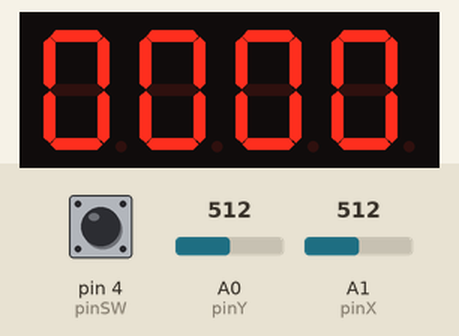
Recording of a sketch running on a simulated Arduino Uno, built with avr-gcc and run on an emulated ATmega328P. On the bench: 4-digit seven-segment display. Wiring (inferred from the names in the program): 4-digit 7-segment display, segments lit when HIGH: segments pin 12, pin 8, pin 5, pin 3, pin 2, pin 11, pin 6, A2; digit selects pin 13, pin 10, pin 9, pin 7. The test bench sets the inputs (shaded band); at power-on: A1 (pinX) = 512, pin 4 (pinSW) HIGH, A0 (pinY) = 512. The segment pins are drawn as the display they are named for.

Above: at 1.2 s.
1.3 s: A1 (pinX) set to 610
2.9 s: pin 4 (pinSW) pulled LOW for 0.15 s
4.5 s: pin 4 (pinSW) pulled LOW for 1 s
Timing chart, 0 to 7.5 s (numbered marks = the images above; inputs shaded):
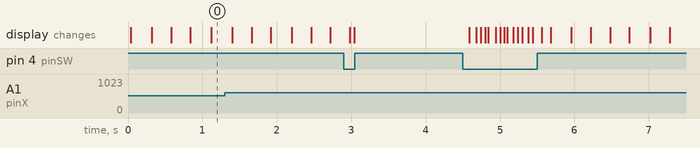

The sketch:

4Digit.ino
```cpp
//joystick pins
const int pinSW = 4;
const int pinX = A1;
const int pinY = A0;


//Segment pins
const int pinA = 12;
const int pinB = 8;
const int pinC = 5;
const int pinD = 3;
const int pinE = 2;
const int pinF = 11;
const int pinG = 6;
const int pinDP = A2;

//digit pins
const int pinD1 = 7;
const int pinD2 = 9;
const int pinD3 = 10;
const int pinD4 = 13;

const int noOfDisplays = 4;
const int noOfDigits = 10;
const int segSize = 8;

const int IntervalDpBlinks = 250;
const int IntervalSwitches = 50;

unsigned long lastDpTime = 0;
unsigned long lastSwTime = 0;
unsigned long currentTime = 0;


int currentDisplay = 0;
int currentDpState = LOW;
int digitIsLocked = 0;


int swValue;
int xValue = 0;
int yValue = 0;

//joystick thresholds and state
bool joyCanMove = false;
int minThreshold = 400;
int maxThreshold = 600;

// segments array
int segments[segSize] = {
  pinA, pinB, pinC, pinD, pinE, pinF, pinG, pinDP
};

// digits array
int digits[noOfDisplays] = {
  pinD1, pinD2, pinD3, pinD4
};


int currentNumber[noOfDisplays] {
  0, 0, 0, 0
};


byte dpState[noOfDisplays] {
  LOW, LOW, LOW, LOW
};

byte digitMatrix[noOfDigits][segSize - 1] = {
  // a  b  c  d  e  f  g
  {1, 1, 1, 1, 1, 1, 0},
  {0, 1, 1, 0, 0, 0, 0},
  {1, 1, 0, 1, 1, 0, 1},
  {1, 1, 1, 1, 0, 0, 1},
  {0, 1, 1, 0, 0, 1, 1},
  {1, 0, 1, 1, 0, 1, 1},
  {1, 0, 1, 1, 1, 1, 1},
  {1, 1, 1, 0, 0, 0, 0},
  {1, 1, 1, 1, 1, 1, 1},
  {1, 1, 1, 1, 0, 1, 1}
};

void displayNumber(byte digit, byte decimalPointState) {
  for (int i = 0; i < segSize - 1; i++) {
    digitalWrite(segments[i], digitMatrix[digit][i]);
  }
  digitalWrite(segments[segSize - 1], decimalPointState);
}

void showDigit(int num) {
  for (int i = 0; i < noOfDisplays; i++) {
    digitalWrite(digits[i], HIGH);
  }
  digitalWrite(digits[num], LOW);
}

void moveOneDigitLeft() {
  dpState[currentDisplay] = 0;
  if (currentDisplay < 3) {
    currentDisplay++;
  } else {
    currentDisplay = 0;
  }
  joyCanMove = false;
}

void moveOneDigitRight() {
  dpState[currentDisplay] = 0;
  if (currentDisplay > 0) {
    currentDisplay--;
  } else {
    currentDisplay = 3;
  }
  joyCanMove = false;
}

void checkDpState() {
  if (currentTime - lastDpTime  >= IntervalDpBlinks) {
    dpState[currentDisplay] = !dpState[currentDisplay];
    lastDpTime = currentTime;
  }
}

void increaseDigitValue() {
  if (currentNumber[currentDisplay] > 0) {
    currentNumber[currentDisplay]--;
  } else {
    currentNumber[currentDisplay] = 9;
  }
  joyCanMove = false;
}

void decreaseDigitValue() {
  if (currentNumber[currentDisplay] < 9) {
    currentNumber[currentDisplay]++;
  } else {
    currentNumber[currentDisplay] = 0;
  }
  joyCanMove = false;
}

void displayAllNumbers() {
  for (int digit = 0; digit < noOfDisplays; digit++) {
    showDigit(digit);
    displayNumber(currentNumber[digit], dpState[digit]);
    delay(5);
  }
}


void checkLockUnlock() {
  if (swValue == 0 && currentTime - lastSwTime >= IntervalSwitches) {
    if (digitIsLocked == 0) {
      digitIsLocked = 1;
      dpState[currentDisplay] = 1;
    }
    else {
      digitIsLocked = 0;
    }
    lastSwTime = currentTime;
  }
}

void setup() {
  pinMode(pinSW, INPUT_PULLUP);

  for (int i = 0; i < segSize; i++) {
    pinMode(segments[i], OUTPUT);
  }
  for (int i = 0; i < noOfDisplays; i++) {
    pinMode(digits[i], OUTPUT);
  }
  Serial.begin(9600);
}

void loop() {
  int digit;
  currentTime = millis();

  swValue = digitalRead(pinSW);
  checkLockUnlock();

  if (digitIsLocked == 0) {
    xValue = analogRead(pinX);
    if (xValue < minThreshold && joyCanMove == true)
      moveOneDigitLeft();
    if (xValue > maxThreshold && joyCanMove == true)
      moveOneDigitRight();
    if (xValue >= minThreshold && xValue <= maxThreshold) {
      joyCanMove = true;
    }
    checkDpState();
  }
  else {
    yValue = analogRead(pinY);
    if (yValue < minThreshold && joyCanMove == true)
      increaseDigitValue();
    if (yValue > maxThreshold && joyCanMove == true)
      decreaseDigitValue();
    if (yValue >= minThreshold && yValue <= maxThreshold) {
      joyCanMove = true;
    }
  }
  displayAllNumbers();
}
```
